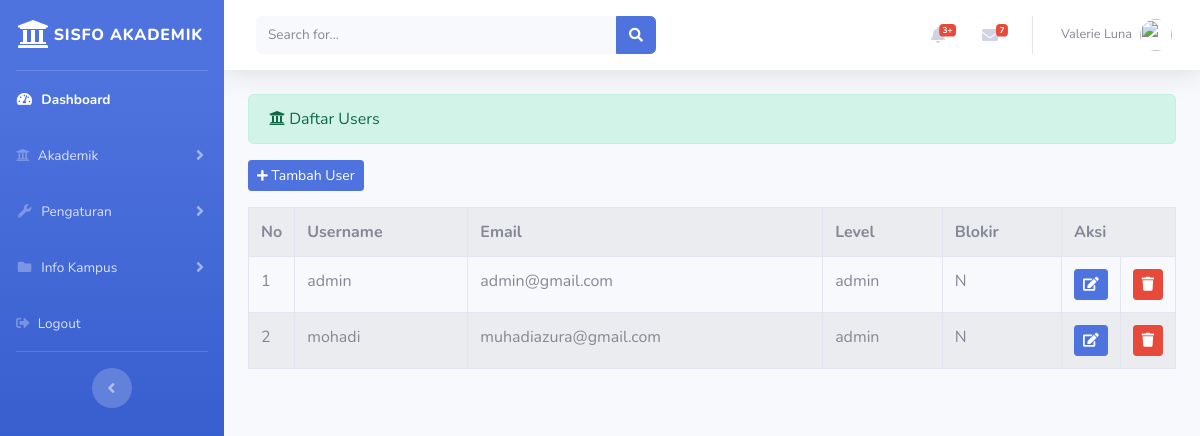
/index.php/administrator/users, run on the app's committed database.
### tables this page shows
CREATE TABLE `tb_user` (
  `id` int(11) NOT NULL,
  `username` varchar(255) NOT NULL,
  `password` varchar(255) NOT NULL,
  `email` varchar(255) NOT NULL,
  `level` enum('admin','user') NOT NULL,
  `blokir` enum('N','Y') NOT NULL,
  `id_session` varchar(255) NOT NULL
);

### application/controllers/administrator/users.php (called while the page is built, shortened)
<?php
class Users extends CI_Controller {
	public function index()
	{
		$data['users'] = $this->user_model->tampil_data('tb_user')->result();
		$this->load->view('administrator/templates_administrator/header.php');
		$this->load->view('administrator/templates_administrator/sidebar.php');
		$this->load->view('administrator/daftar_users', $data);
		$this->load->view('administrator/templates_administrator/footer.php');
	}
}

### index.php (called while the page is built, shortened)
<?php
require_once BASEPATH.'core/CodeIgniter.php';

### application/models/user_model.php (called while the page is built, shortened)
<?php
class User_model extends CI_Model {
	public function tampil_data($table)
	{
		return $this->db->get($table);
	}
}

### application/views/administrator/daftar_users.php (the view, shortened to what this page needs)
<div class="container-fluid">
	<div class="alert alert-success" role="alert">
    	<i class="fas fa-university"></i> Daftar Users
  	</div>
  	<?php echo anchor('administrator/users/tambah_users','<button class="btn btn-sm btn-primary mb-3"><i class="fa fa-plus fa-sm"></i> Tambah User</button>') ?>
  	<table class="table table-striped table-bordered table-hover">
		<tr>
			<th>No</th>
			<th>Username</th>
			<th>Email</th>
			<th>Level</th>
			<th>Blokir</th>
			<th colspan="2">Aksi</th>
		</tr>
		<?php
		$no = 1;
		foreach ($users as $user) : ?>
			<tr>
				<td width="20px"><?php echo $no++ ?></td>
				<td><?php echo $user->username ?></td>
				<td><?php echo $user->email ?></td>
				<td><?php echo $user->level ?></td>
				<td><?php echo $user->blokir ?></td>
				<td width="20px"><?php echo anchor('administrator/users/update/'.$user->id,'<div class="btn btn-sm btn-primary"><i class="fa fa-edit"></i></div>') ?></td>
  				<td width="20px"><?php echo anchor('administrator/users/delete/'.$user->id,'<div class="btn btn-sm btn-danger"><i class="fa fa-trash"></i></div>') ?></td>
			</tr>
		<?php endforeach; ?>
	</table>
</div>

### data on the page
tb_user: username "admin", email "admin@gmail.com", level "admin", blokir "N"
tb_user: username "mohadi", email "muhadiazura@gmail.com", level "admin", blokir "N"
